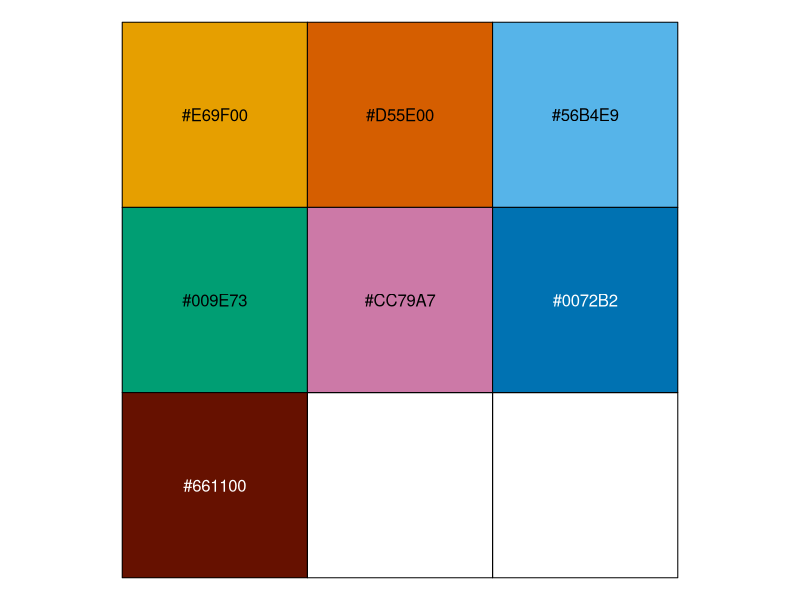

Write the R code that produced this figure. (Note: this script raises an error after producing the figure.)
####### August 2024 ######################################################################
## Authors: Naomi Waterlow , Alastair Clements, Chaelin Kim, Simon Procter, Gwen Knight ##
##########################################################################################
colours_friendly  <- c( "#E69F00", "#D55E00", "#56B4E9", "#009E73"
                       ,    "#CC79A7","#0072B2","#661100" )
scales::show_col(colours_friendly)

# comparison across bugs of fixed effects

# 1. Age differences are much bigger than any gender differences

# Read in models and data
model_files <- list.files(path = "output/", pattern = "fixed")
all_fixed <- do.call('rbind', lapply(paste0("output/",model_files), readRDS))
all_fixed <- data.table(all_fixed)

all_fixed[parameter == "age13to18Years", 
          parameter_nice := "Age 13 - 18"]
all_fixed[parameter == "age19to64Years", 
          parameter_nice := "Age 19 - 64"]
all_fixed[parameter == "age3to12Years", 
          parameter_nice := "Age 3 - 12"]
all_fixed[parameter == "age65to84Years", 
          parameter_nice := "Age 65 - 84"]
all_fixed[parameter == "age85andOver", 
          parameter_nice := "Age 85+"]
all_fixed[parameter == "birth_rate", 
          parameter_nice := "birth rate"]
all_fixed[parameter == "c_section", 
          parameter_nice := "c-section rate"]
all_fixed[parameter == "genderm", 
          parameter_nice := "Male"]
all_fixed[parameter == "genderm:birth_rate", 
          parameter_nice := "Male : birth rate"]
all_fixed[parameter == "genderm:c_section", 
          parameter_nice := "Male : c-section rate"]
all_fixed[parameter == "Intercept", 
          parameter_nice := "Intercept"]

all_fixed[, parameter_nice := factor(parameter_nice, levels = c(
 "Intercept", "Male",  "Age 3 - 12", "Age 13 - 18", "Age 19 - 64", "Age 65 - 84", 
  "Age 85+", "birth rate", "Male : birth rate", "c-section rate", "Male : c-section rate"
))]

all_fixed[, bug_drug := paste0(bug, ",\n", drug)]
all_fixed[, bug_drug := str_replace(bug_drug,"Staphylococcus", "S.")]
all_fixed[, bug_drug := str_replace(bug_drug,"Escherichia", "E.")]

all_fixed[parameter %in% c("age13to18Years", "age19to64Years", 
                           "age3to12Years", "age65to84Years", "age85andOver"), grouping := "ages"]
all_fixed[parameter %in% c("genderm","birth_rate","genderm:birth_rate", 
                           "c_section", "genderm:c_section"), grouping := "gender"]
all_fixed[parameter == "Intercept", grouping := "Intercept"]


ALL_FIXED <- ggplot(all_fixed, aes(x = parameter_nice, y = Estimate, ymin = Q2.5, ymax = Q97.5, 
                      colour = bug_drug, shape = Model)) +
  geom_hline(yintercept = 1, linetype = "dashed")+
  geom_pointrange(position = position_dodge2(width = 0.8)) + 
  theme_bw() + 
  facet_grid(.~grouping, scale = "free",space = "free_x")+
  theme(axis.text.x = element_text(angle = 90, vjust = 0.5, hjust = 1), 
        strip.background = element_blank(),
        strip.text.x = element_blank(), 
        legend.spacing.y = unit(2,  "pt") ) + 
  scale_color_manual(values = c(colours_friendly[c(1:4)]))+
  labs(x = "parameter", y = "Estimate (95% CI)", colour = "Bacteria, antibiotic", 
       title = "A: Fixed effects")


##### 2. But we see variation in the country by Intercept, and also by slope (less).


# Read in models and data
model_files <- list.files(path = "output/", pattern = "random")
all_random <- do.call('rbind', lapply(paste0("output/",model_files), readRDS))
all_random <- data.table(all_random)

all_random[bug == "Escherichia coli",bug_short := "E.coli"]
all_random[bug == "Staphylococcus aureus",bug_short := "S.aureus"]

all_random[drug == "ampicillin",drug_short := "amp."]
all_random[drug == "levofloxacin",drug_short := "levo."]
all_random[drug == "erythromycin",drug_short := "eryth."]


temp <- all_random[Model ==2 & covariate == "Intercept" & drug == "levofloxacin" & 
                     bug == "Staphylococcus aureus"]
country_order <- temp[order(Estimate)]$parameter
all_random[,parameter := factor(parameter, levels = country_order)]

GENDER_RANDOM <- ggplot(all_random[Model ==2 & covariate == "genderm"],
                        aes(x = parameter, y = Estimate, ymin = Q25, 
                       ymax = Q975, colour = drug_short)) + 
         geom_pointrange(position = position_dodge2(width = 0.7)) +
  facet_grid(bug_short+drug_short~covariate) + 
  theme_bw() + 
  theme(axis.text.x = element_text(angle = 90, vjust = 0.5, hjust = 1), 
        strip.background = element_blank(),
        strip.text.x = element_blank()) + 
  labs(x = "country", y = "Estimate (95% CI)", colour = "Antibiotic", 
       title = "C: Random effects (gender) - Model 2") + 
  scale_color_manual(values = colours_friendly[c(5:7)])+
  geom_hline(yintercept = 0, linetype = "dashed")

INTERCEPT_RANDOM <- ggplot(all_random[Model ==2 & covariate == "Intercept"], aes(x = parameter, y = Estimate, ymin = Q25, 
                                                                            ymax = Q975, colour = drug_short)) + 
  geom_pointrange(position = position_dodge2(width = 0.7)) +
  facet_grid(bug_short+drug_short~covariate) + 
  theme_bw() + 
  theme(axis.text.x = element_text(angle = 90, vjust = 0.5, hjust = 1), 
        strip.background = element_blank(),
        strip.text.x = element_blank()) + 
  labs(x = "country", y = "Estimate (95% CI)", colour = "Antibiotic", 
       title = "B: Random effects (Intercept) - Model 2") + 
  scale_color_manual(values = colours_friendly[c(5:7)])+
  geom_hline(yintercept = 0, linetype = "dashed")

grid.arrange(ALL_FIXED, GENDER_RANDOM, INTERCEPT_RANDOM, layout_matrix = rbind(c(1,2), 
                                                                               c(1,3)))

leg <- get_legend(GENDER_RANDOM)
# 3. birth rate may allow us to explain some of the country specific variation, 
# but not the gender slope. 

# so this can be the variation things

model_files <- list.files(path = "output/", pattern = "var")
var_all <- do.call('rbind', lapply(paste0("output/",model_files), readRDS))
var_all <- data.table(var_all)
var_all[, bug_drug := paste0(bug, ", ", drug)]
var_all <- data.table(var_all)

ggplot(var_all, aes(x = bug_drug, y = Estimate, ymin = Q2.5, ymax = Q97.5, 
                    colour = Model)) + 
  geom_pointrange(position = position_dodge2(width = 0.1)) + facet_grid(variable~., scales = "free_y") + 
  theme_bw()

var_summarised <- dcast.data.table(var_all, variable + bug + drug + bug_drug ~ Model, value.var = "Estimate")
var_summarised[,perc_change :=( (`Model 3` - `Model 2`)/ `Model 3`)*100]

ggsave(paste0("plots/figure.pdf"),
       plot =grid.arrange(ALL_FIXED, INTERCEPT_RANDOM + theme(legend.position = "none"),
                          GENDER_RANDOM + theme(legend.position = "none"), 
                          leg
                          ,layout_matrix = rbind(c(1,1,1,1,1,1,1,1,1,2,2,2,2,2,2,2,4),
                                                c(1,1,1,1,1,1,1,1,1,3,3,3,3,3,3,3,4))), 
       width = 13, height = 9)



  